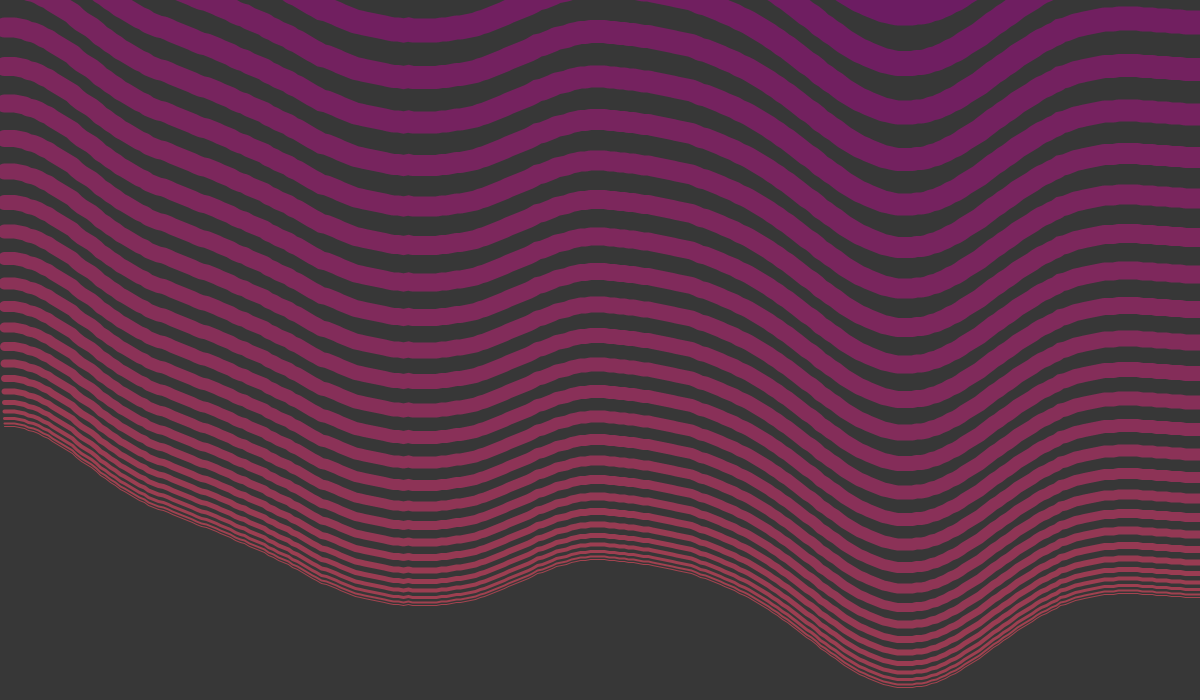
Frame 1 (no input)
Frame 2 (the mouse pressed at the canvas centre, redrawn once): identical to frame 1, image omitted

The Processing sketch that drew this single still picture (run headless with seeded random() and noise(); the mouse was pressed at the canvas centre and the sketch redrawn once):

// Processing sketch: Perlin_Line_itterate_with_color
// ── Perlin_Line_itterate_with_color.pde
ArrayList<Point> points = new ArrayList<Point>();
float lowest_y = height;
float xoff = 0;
float yoff = 1;
float resolution = 250;
float lines = 30;
float noise_inc = .004;

void setup () {
  noiseSeed(19);
  background(55); 
  size(1200, 700);
  pixelDensity(2);
  smooth(16);

  for (int x = 1; x <= resolution; x++) {
    float y = (noise(yoff)*width);
    Point p = new Point();
    p.x = (width/resolution) * x;
    p.y = y;
    points.add(p);

    vertex(x, y);
    yoff += noise_inc;
  }

  for (Point p : points) {
    if (p.y < lowest_y) {
      lowest_y = p.y;
      println(p.y);
    }

  }
}

void draw() {
  background(55); 

  float sr = 163;
  float sb = 79;
  float sg = 67;
  
  float inc_r = (sr - 98) / lines;
  float inc_g = (sr - 117) / lines;
  float inc_b = (sr - 186) / lines;

  stroke(sr, sg, sb);
  noFill();
  
  // 163, 79, 67 start
  // 98, 117, 186 end
  
  for (int i = 0; i < lines; i++) {
    float sw = 1 + i;
    float spacing = i + (i * sw);
    
    stroke(sr - (inc_r * i), sg - (inc_g * i), sb - (inc_b * i));
    strokeWeight(sw);
    beginShape();
    for (Point p : points) {
      
      vertex(p.x, (p.y - spacing));
    }
    endShape();
  }

  println(lowest_y);
  noLoop();


  //println(list);
}

class Point {
  float x;
  float y;
}
